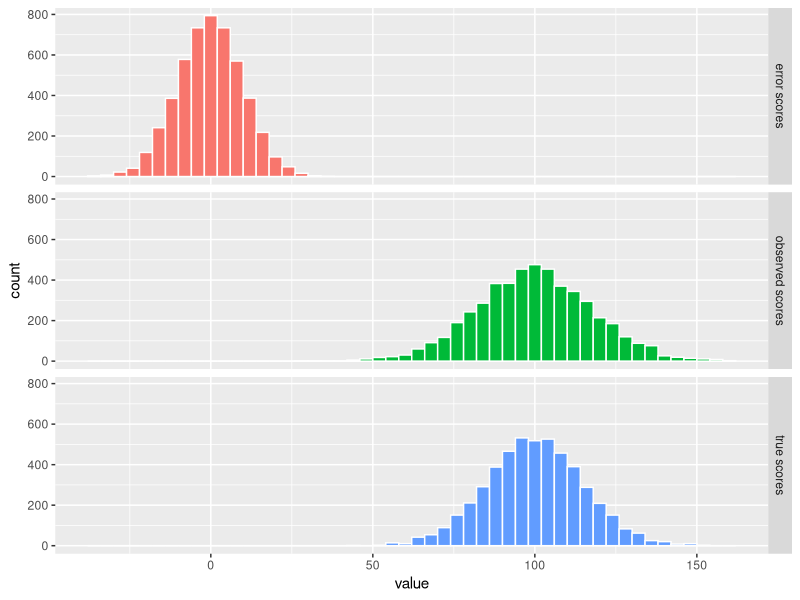
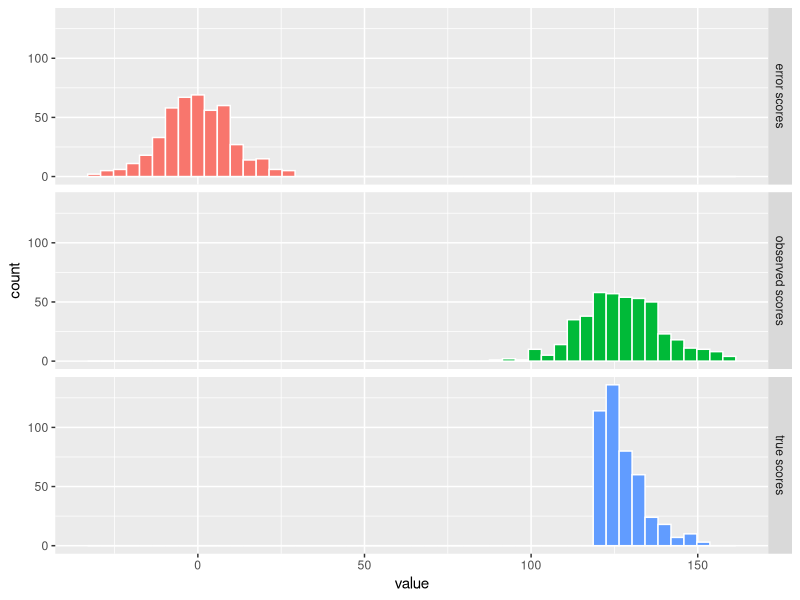

Recreate these plots in R, in order.
## ---- chunk 1
library(tidyverse)
## ---- chunk 2
set.seed(777)

# true score parameters
m <- 100 #  mean of true score in the population
s <- 15  # standard deviation of true score in the population

# error score parameters
s_err <- 10

# simulating data
n <- 5000
true_scores <- rnorm(n, m, s)
error_scores <- rnorm(n, 0, s_err)
observed_scores <- true_scores + error_scores


# group into a dataframe
dd <- data.frame(true_scores, error_scores, observed_scores)

## ---- chunk 3

dd |> 
  pivot_longer(cols = true_scores:observed_scores) |> 
  mutate(name = str_replace_all(name, "_", " ")) |> 
  ggplot(aes(value, fill=name)) + 
  geom_histogram(bins = 50, color="white") + 
  facet_grid(name~.) +
  guides(fill=FALSE)


## ---- chunk 4
# TODO: compute the reliability of the IQ test

## ---- chunk 5
dds <- dd |> 
  filter(true_scores > 120)
## ---- chunk 6

dds |> 
  pivot_longer(cols = true_scores:observed_scores) |> 
  mutate(name = str_replace_all(name, "_", " ")) |> 
  ggplot(aes(value, fill=name)) + 
  geom_histogram(bins = 50, color="white") + 
  facet_grid(name~.) +
  guides(fill=FALSE)


## ---- chunk 7
# TODO: compute the reliability of the IQ test

## ---- chunk 8
# TODO: simulate the scenario where the same test is completed twice by the same people.


## ---- chunk 9
# TODO: compute the reliability of the IQ test using the repeated tests.
